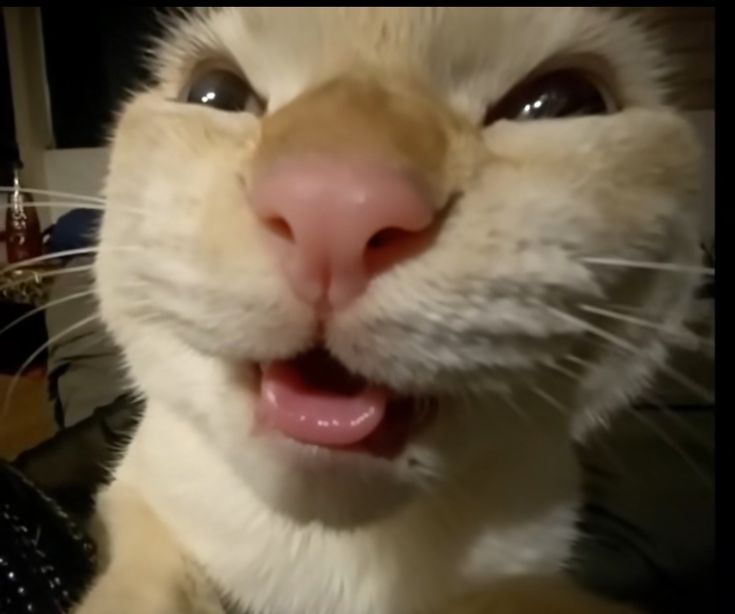
#> input picture data/video_1/image_00/25a73ae7f3df9a32a3311b965c06e7a8.jpg, 735 x 614 px
$ python -i features.py   (imports and definitions only)
#> lines starting #> are read from the running program, lines starting #| are printed output that depends on the picture; after the words box and inside, x2 and y2 are one past the last pixel; in counts of white or black regions, pixels touching at a corner belong together
### src/vo/imgproc.py
import numpy as np
from scipy.ndimage import gaussian_filter, sobel

# [6 lines left out: function build_pyramid, not called in this run]

def image_gradients(img: np.ndarray):
    Ix = sobel(img, axis=1) / 8.0
    Iy = sobel(img, axis=0) / 8.0
    return Ix, Iy

### src/vo/features.py
import numpy as np
from .imgproc import image_gradients
from scipy.ndimage import uniform_filter

def shi_tomasi_corners(img, max_corners=200, quality_level=0.01,
                        min_distance=10, block_size=5) -> np.ndarray:
    Ix, Iy = image_gradients(img)

    Sxx = uniform_filter(Ix * Ix, size=block_size)
    Syy = uniform_filter(Iy * Iy, size=block_size)
    Sxy = uniform_filter(Ix * Iy, size=block_size)

    trace = Sxx + Syy
    det = Sxx * Syy - Sxy ** 2

    disc = np.clip((trace / 2) ** 2 - det, 0, None)
    sqrt_disc = np.sqrt(disc)
    l1 = trace / 2 + sqrt_disc
    l2 = trace / 2 - sqrt_disc
    response = np.minimum(l1, l2)
    response[response < 0] = 0.0

    border = block_size
    mask = np.zeros_like(response, dtype=bool)
    mask[border:-border, border:-border] = True
    response[~mask] = 0.0

    thresh = quality_level * response.max()
    ys, xs = np.nonzero(response > thresh)
    if len(xs) == 0:
        return np.empty((0, 2), dtype=np.float32)

    scores = response[ys, xs]
    order = np.argsort(-scores)
    ys, xs, scores = ys[order], xs[order], scores[order]

    selected = []
    occupied = np.zeros_like(response, dtype=bool)

    for x, y in zip(xs, ys):
        if len(selected) >= max_corners:
            break
        y0, y1 = max(0, y - min_distance), y + min_distance + 1
        x0, x1 = max(0, x - min_distance), x + min_distance + 1
        if occupied[y0:y1, x0:x1].any():
            continue
        selected.append((x, y))
        occupied[y0:y1, x0:x1] = True

    return np.array(selected, dtype=np.float32)

>>> import cv2
>>> picture = cv2.imread('../../data/video_1/image_00/25a73ae7f3df9a32a3311b965c06e7a8.jpg', cv2.IMREAD_GRAYSCALE)
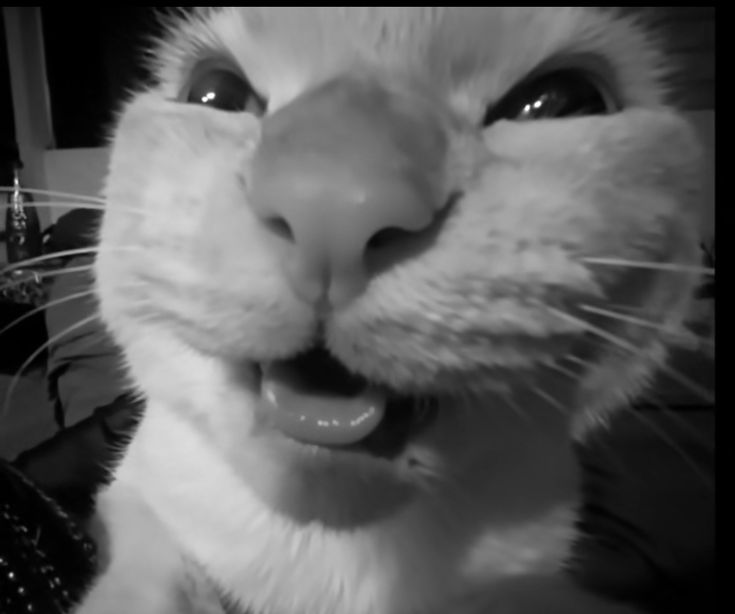
#> picture: shape (614, 735); min 0, max 255, mean 93.1
>>> result = shi_tomasi_corners(picture)
#> in shi_tomasi_corners, `Sxx = uniform_filter(Ix * Ix, size=block_size)`:
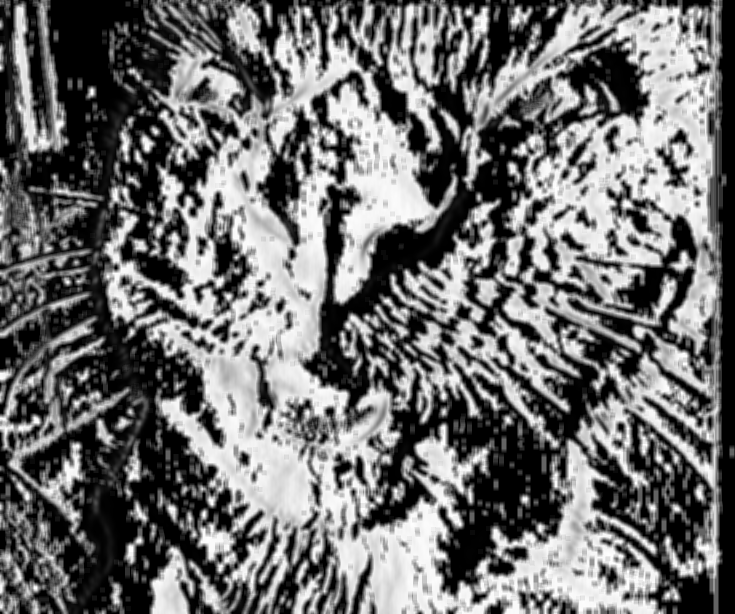
#> Sxx: shape (614, 735) float64; min -3.5e-12, max 1012.8, mean 443.9; drawn with min black and max white
#> in shi_tomasi_corners, `Syy = uniform_filter(Iy * Iy, size=block_size)`:
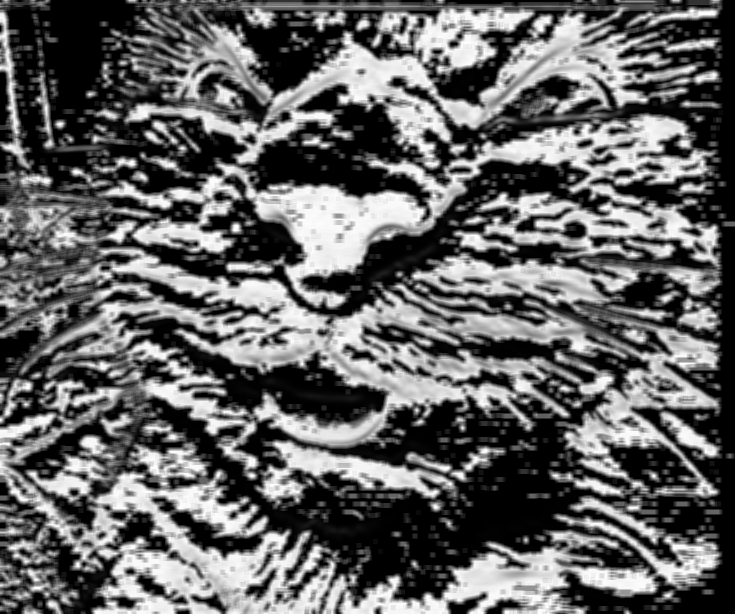
#> Syy: shape (614, 735) float64; min -2.44e-12, max 1010.3, mean 397.2; drawn with min black and max white
#> in shi_tomasi_corners, `disc = np.clip((trace / 2) ** 2 - det, 0, None)`:
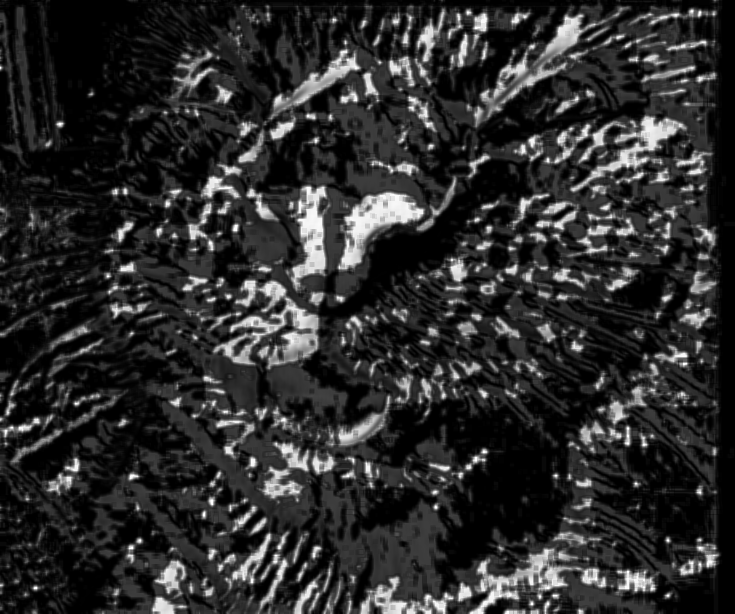
#> disc: shape (614, 735) float64; min 0, max 1016216.4, mean 177633.3; drawn with min black and max white
#> in shi_tomasi_corners, `l1 = trace / 2 + sqrt_disc`:
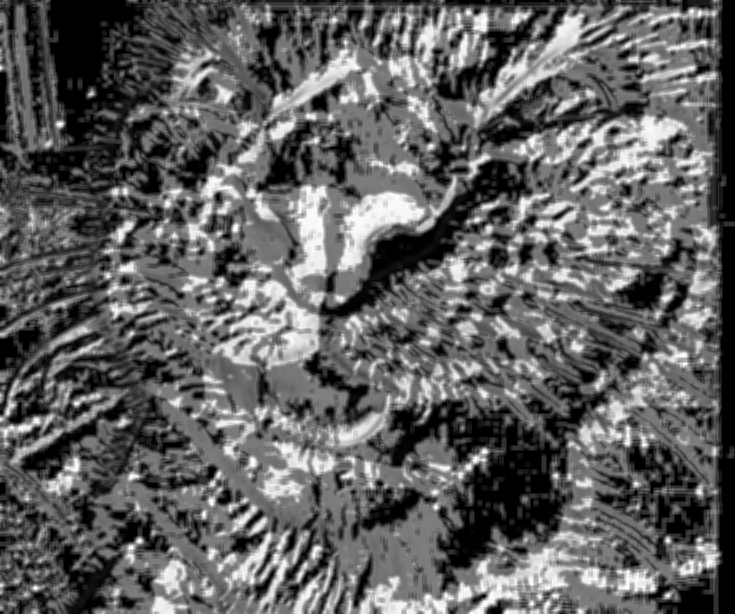
#> l1: shape (614, 735) float64; min -8.26e-13, max 2016.2, mean 767; drawn with min black and max white
#> in shi_tomasi_corners, `response[response < 0] = 0.0`: response: shape (614, 735) float64; min 0, max 464, mean 74.1
#> in shi_tomasi_corners, `response[~mask] = 0.0`:
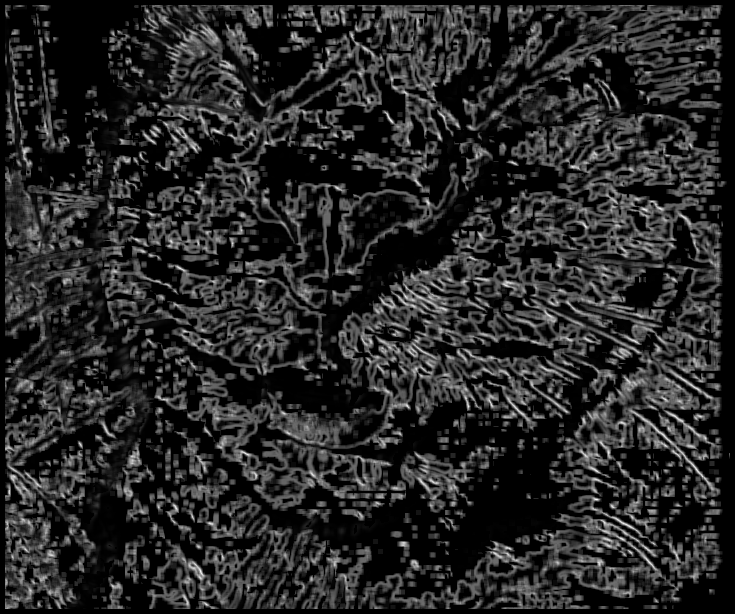
#> response: shape (614, 735) float64; min 0, max 464, mean 72.4; drawn with min black and max white
#> in shi_tomasi_corners, `thresh = quality_level * response.max()`: thresh = 4.64
#> the loop in shi_tomasi_corners, `for x, y in zip(xs, ys):` made 1554 passes
#> (x, y, y0, y1, x0, x1) on passes 1 to 3: (596, 499, 489, 510, 586, 607), (200, 571, 561, 582, 190, 211), (585, 226, 216, 237, 575, 596)
#> after the loop in shi_tomasi_corners, `for x, y in zip(xs, ys):`:
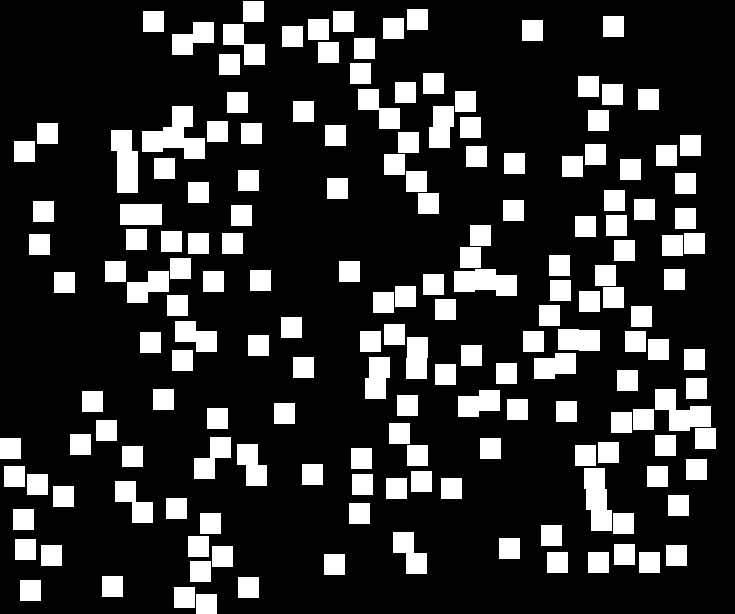
#> occupied: shape (614, 735) bool; 19.5% white; 173 white regions, largest, box (x1, y1, x2, y2) and area: (142, 106, 205, 159) 1764, (111, 130, 138, 193) 1323, (454, 269, 517, 296) 1323
#> after the loop in shi_tomasi_corners, `for x, y in zip(xs, ys):`: selected = 200 pairs, first value 10 to 705, second value 11 to 604
#> result has the same summary as selected in shi_tomasi_corners
